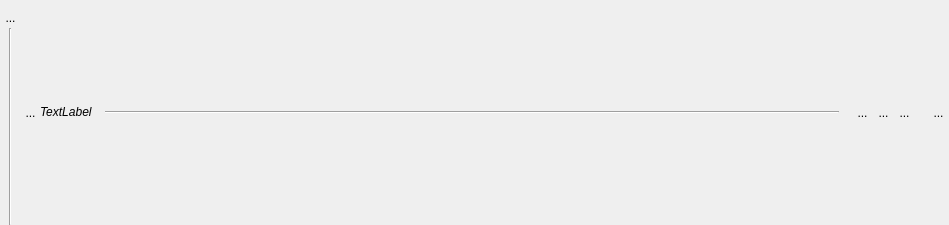
<?xml version="1.0" encoding="UTF-8"?>
<ui version="4.0">
 <class>WidgetFactTableau</class>
 <widget class="QWidget" name="WidgetFactTableau">
  <property name="geometry">
   <rect>
    <x>0</x>
    <y>0</y>
    <width>949</width>
    <height>225</height>
   </rect>
  </property>
  <property name="focusPolicy">
   <enum>Qt::StrongFocus</enum>
  </property>
  <property name="windowTitle">
   <string>Form</string>
  </property>
  <property name="styleSheet">
   <string notr="true"> QGroupBox {
     border: 1px solid gray;
     border-radius: 5px;
     margin-top: 1ex; /* leave space at the top for the title */
 }

 QGroupBox::title {
     padding: 0 3px;
 }</string>
  </property>
  <layout class="QHBoxLayout" name="horizontalLayout_3">
   <property name="spacing">
    <number>0</number>
   </property>
   <property name="leftMargin">
    <number>0</number>
   </property>
   <property name="topMargin">
    <number>2</number>
   </property>
   <property name="rightMargin">
    <number>0</number>
   </property>
   <property name="bottomMargin">
    <number>0</number>
   </property>
   <item>
    <layout class="QVBoxLayout" name="verticalLayout">
     <property name="spacing">
      <number>0</number>
     </property>
     <item>
      <spacer name="verticalSpacer">
       <property name="orientation">
        <enum>Qt::Vertical</enum>
       </property>
       <property name="sizeType">
        <enum>QSizePolicy::Fixed</enum>
       </property>
       <property name="sizeHint" stdset="0">
        <size>
         <width>20</width>
         <height>5</height>
        </size>
       </property>
      </spacer>
     </item>
     <item>
      <widget class="QToolButton" name="RBPlie">
       <property name="minimumSize">
        <size>
         <width>21</width>
         <height>15</height>
        </size>
       </property>
       <property name="maximumSize">
        <size>
         <width>21</width>
         <height>21</height>
        </size>
       </property>
       <property name="styleSheet">
        <string notr="true">border : 0px</string>
       </property>
       <property name="text">
        <string>...</string>
       </property>
       <property name="icon">
        <iconset>
         <normaloff>../Editeur/icons/minusnode.png</normaloff>../Editeur/icons/minusnode.png</iconset>
       </property>
       <property name="iconSize">
        <size>
         <width>21</width>
         <height>21</height>
        </size>
       </property>
      </widget>
     </item>
     <item>
      <layout class="QHBoxLayout" name="horizontalLayout_4">
       <item>
        <widget class="Line" name="line_7">
         <property name="orientation">
          <enum>Qt::Vertical</enum>
         </property>
        </widget>
       </item>
      </layout>
     </item>
    </layout>
   </item>
   <item>
    <layout class="QGridLayout" name="gridLayout">
     <property name="horizontalSpacing">
      <number>0</number>
     </property>
     <item row="0" column="0">
      <widget class="MonBoutonValide" name="RBValide">
       <property name="minimumSize">
        <size>
         <width>17</width>
         <height>25</height>
        </size>
       </property>
       <property name="maximumSize">
        <size>
         <width>21</width>
         <height>25</height>
        </size>
       </property>
       <property name="styleSheet">
        <string notr="true">border : 0px</string>
       </property>
       <property name="text">
        <string>...</string>
       </property>
       <property name="icon">
        <iconset>
         <normaloff>../Editeur/icons/ast-green-ball.png</normaloff>../Editeur/icons/ast-green-ball.png</iconset>
       </property>
       <property name="iconSize">
        <size>
         <width>21</width>
         <height>25</height>
        </size>
       </property>
      </widget>
     </item>
     <item row="0" column="1">
      <layout class="QHBoxLayout" name="horizontalLayout">
       <property name="spacing">
        <number>0</number>
       </property>
       <item>
        <widget class="MonLabelClic" name="GroupBox">
         <property name="sizePolicy">
          <sizepolicy hsizetype="Minimum" vsizetype="Fixed">
           <horstretch>0</horstretch>
           <verstretch>0</verstretch>
          </sizepolicy>
         </property>
         <property name="minimumSize">
          <size>
           <width>0</width>
           <height>25</height>
          </size>
         </property>
         <property name="maximumSize">
          <size>
           <width>12121213</width>
           <height>25</height>
          </size>
         </property>
         <property name="text">
          <string>&lt;html&gt;&lt;head/&gt;&lt;body&gt;&lt;p&gt;&lt;span style=&quot; font-style:italic;&quot;&gt;TextLabel&lt;/span&gt;&lt;/p&gt;&lt;/body&gt;&lt;/html&gt;</string>
         </property>
        </widget>
       </item>
       <item>
        <spacer name="horizontalSpacer">
         <property name="orientation">
          <enum>Qt::Horizontal</enum>
         </property>
         <property name="sizeType">
          <enum>QSizePolicy::Fixed</enum>
         </property>
         <property name="sizeHint" stdset="0">
          <size>
           <width>13</width>
           <height>20</height>
          </size>
         </property>
        </spacer>
       </item>
       <item>
        <widget class="Line" name="line_4">
         <property name="sizePolicy">
          <sizepolicy hsizetype="MinimumExpanding" vsizetype="Fixed">
           <horstretch>0</horstretch>
           <verstretch>0</verstretch>
          </sizepolicy>
         </property>
         <property name="minimumSize">
          <size>
           <width>200</width>
           <height>0</height>
          </size>
         </property>
         <property name="maximumSize">
          <size>
           <width>1500</width>
           <height>16</height>
          </size>
         </property>
         <property name="orientation">
          <enum>Qt::Horizontal</enum>
         </property>
        </widget>
       </item>
       <item>
        <spacer name="horizontalSpacer_3">
         <property name="orientation">
          <enum>Qt::Horizontal</enum>
         </property>
         <property name="sizeType">
          <enum>QSizePolicy::Fixed</enum>
         </property>
         <property name="sizeHint" stdset="0">
          <size>
           <width>13</width>
           <height>20</height>
          </size>
         </property>
        </spacer>
       </item>
       <item>
        <layout class="QHBoxLayout" name="horizontalLayout_2">
         <property name="spacing">
          <number>0</number>
         </property>
         <property name="sizeConstraint">
          <enum>QLayout::SetFixedSize</enum>
         </property>
         <item>
          <widget class="QToolButton" name="RBRun">
           <property name="minimumSize">
            <size>
             <width>21</width>
             <height>31</height>
            </size>
           </property>
           <property name="maximumSize">
            <size>
             <width>21</width>
             <height>31</height>
            </size>
           </property>
           <property name="focusPolicy">
            <enum>Qt::ClickFocus</enum>
           </property>
           <property name="toolTip">
            <string>Lance un script associé à la commande</string>
           </property>
           <property name="styleSheet">
            <string notr="true">border : 0px</string>
           </property>
           <property name="text">
            <string>...</string>
           </property>
           <property name="icon">
            <iconset>
             <normaloff>../Editeur/icons/roue.png</normaloff>../Editeur/icons/roue.png</iconset>
           </property>
           <property name="iconSize">
            <size>
             <width>21</width>
             <height>31</height>
            </size>
           </property>
          </widget>
         </item>
         <item>
          <widget class="QToolButton" name="RBInfo">
           <property name="minimumSize">
            <size>
             <width>21</width>
             <height>25</height>
            </size>
           </property>
           <property name="maximumSize">
            <size>
             <width>21</width>
             <height>25</height>
            </size>
           </property>
           <property name="styleSheet">
            <string notr="true">border : 0px</string>
           </property>
           <property name="text">
            <string>...</string>
           </property>
           <property name="icon">
            <iconset>
             <normaloff>../Editeur/icons/point-interrogation30.png</normaloff>../Editeur/icons/point-interrogation30.png</iconset>
           </property>
           <property name="iconSize">
            <size>
             <width>21</width>
             <height>25</height>
            </size>
           </property>
          </widget>
         </item>
         <item>
          <widget class="QToolButton" name="RBRegle">
           <property name="minimumSize">
            <size>
             <width>21</width>
             <height>25</height>
            </size>
           </property>
           <property name="maximumSize">
            <size>
             <width>21</width>
             <height>25</height>
            </size>
           </property>
           <property name="styleSheet">
            <string notr="true">border : 0px</string>
           </property>
           <property name="text">
            <string>...</string>
           </property>
           <property name="icon">
            <iconset>
             <normaloff>../Editeur/icons/lettreRblanc30.png</normaloff>../Editeur/icons/lettreRblanc30.png</iconset>
           </property>
           <property name="iconSize">
            <size>
             <width>21</width>
             <height>25</height>
            </size>
           </property>
          </widget>
         </item>
        </layout>
       </item>
       <item>
        <spacer name="horizontalSpacer_2">
         <property name="orientation">
          <enum>Qt::Horizontal</enum>
         </property>
         <property name="sizeType">
          <enum>QSizePolicy::Fixed</enum>
         </property>
         <property name="sizeHint" stdset="0">
          <size>
           <width>13</width>
           <height>20</height>
          </size>
         </property>
        </spacer>
       </item>
       <item>
        <widget class="QToolButton" name="RBPoubelle">
         <property name="minimumSize">
          <size>
           <width>21</width>
           <height>25</height>
          </size>
         </property>
         <property name="maximumSize">
          <size>
           <width>21</width>
           <height>25</height>
          </size>
         </property>
         <property name="styleSheet">
          <string notr="true">border : 0px</string>
         </property>
         <property name="text">
          <string>...</string>
         </property>
         <property name="icon">
          <iconset>
           <normaloff>../Editeur/icons/deleteRond.png</normaloff>../Editeur/icons/deleteRond.png</iconset>
         </property>
         <property name="iconSize">
          <size>
           <width>21</width>
           <height>25</height>
          </size>
         </property>
        </widget>
       </item>
      </layout>
     </item>
     <item row="1" column="1">
      <layout class="QHBoxLayout" name="commandesLayout">
       <property name="spacing">
        <number>0</number>
       </property>
       <property name="topMargin">
        <number>2</number>
       </property>
      </layout>
     </item>
    </layout>
   </item>
  </layout>
  <zorder></zorder>
  <zorder></zorder>
 </widget>
 <customwidgets>
  <customwidget>
   <class>MonBoutonValide</class>
   <extends>QToolButton</extends>
   <header>monBoutonValide.h</header>
  </customwidget>
  <customwidget>
   <class>MonLabelClic</class>
   <extends>QLabel</extends>
   <header>monLabelClic.h</header>
  </customwidget>
 </customwidgets>
 <resources/>
 <connections/>
</ui>
